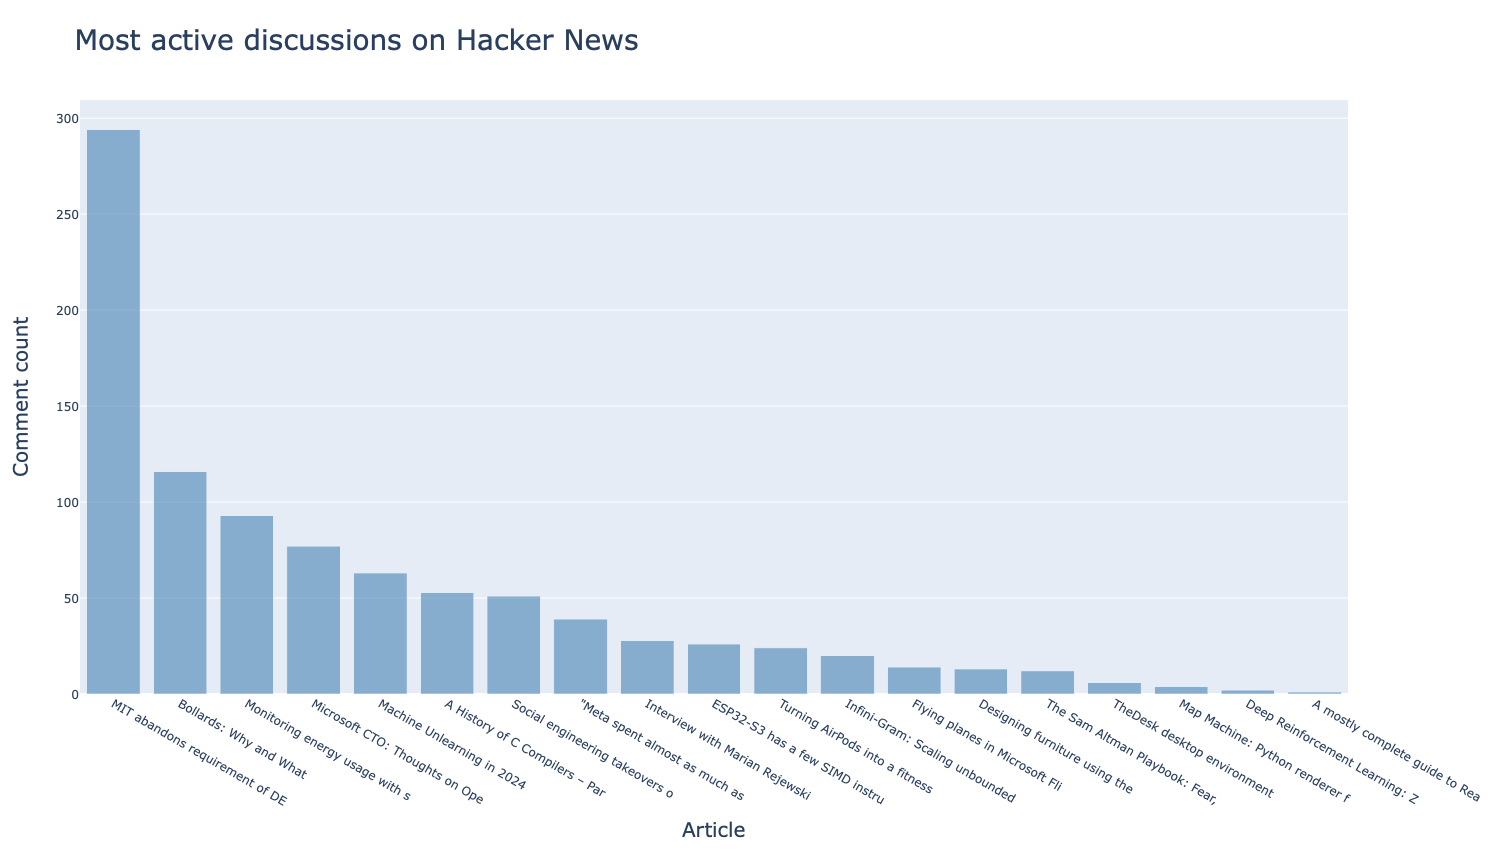

Source code (Python):
from operator import itemgetter

import requests
import plotly.express as px


# Make an API call and check the response.
url = 'https://hacker-news.firebaseio.com/v0/topstories.json'
r = requests.get(url)
print(f"Status code: {r.status_code}")

# Process information about each submission.
submission_ids = r.json()

submission_dicts = []
for submission_id in submission_ids[:20]:
    # Make a new API call for each submission.
    url = f"https://hacker-news.firebaseio.com/v0/item/{submission_id}.json"
    r = requests.get(url)
    print(f"id: {submission_id}\tstatus: {r.status_code}")
    response_dict = r.json()

    # Build a dictionary for each article.
    try:
        submission_dict = {
            'title': response_dict['title'],
            'hn_link': f"https://news.ycombinator.com/item?id={submission_id}",
            'comments': response_dict['descendants'],
        }
    except KeyError:
        # This is a special YC post with comments disabled.
        continue
    else:
        submission_dicts.append(submission_dict)

submission_dicts = sorted(submission_dicts, key=itemgetter('comments'),
                            reverse=True)

# Process data for plotting.
article_links, comment_counts, hover_texts = [], [], []
for submission_dict in submission_dicts:
    # Shorten long article titles.
    title = submission_dict['title'][:30]
    discussion_link = submission_dict['hn_link']
    article_link = f'<a href="{discussion_link}"">{title}</a>'
    comment_count = submission_dict['comments']

    article_links.append(article_link)
    comment_counts.append(comment_count)
    # Show the full title on hover.
    hover_texts.append(submission_dict['title'])

# Make visualization.
title = "Most active discussions on Hacker News"
labels = {'x': 'Article', 'y': 'Comment count'}
fig = px.bar(x=article_links, y=comment_counts, title=title, labels=labels,
        hover_name=hover_texts)

fig.update_layout(title_font_size=28, xaxis_title_font_size=20,
        yaxis_title_font_size=20)

fig.update_traces(marker_color='SteelBlue', marker_opacity=0.6)

fig.show()
